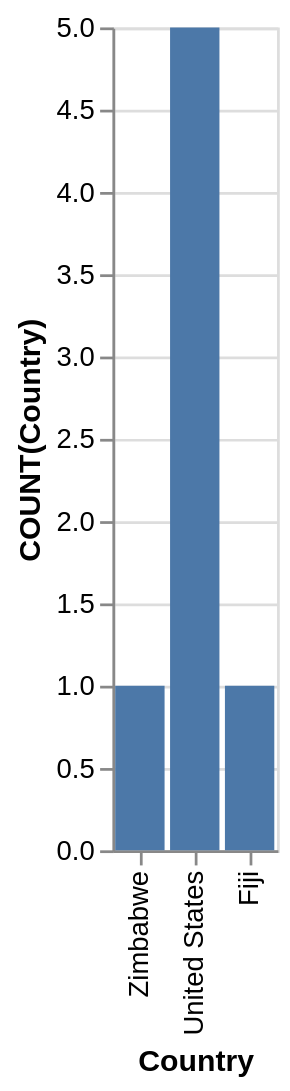

This figure's Vega-Lite source:
### Vega-Lite specification from a JSON file in a GitHub repository (floating-point values rounded to 4 significant figures)
{"data": {"values": [{"x_data": "Zimbabwe", "y_data": 1}, {"x_data": "United States", "y_data": 5}, {"x_data": "Fiji", "y_data": 1}]}, "mark": "bar", "encoding": {"x": {"field": "x_data", "type": "nominal", "title": "Country", "sort": "descending"}, "y": {"field": "y_data", "type": "quantitative", "title": "COUNT(Country)"}}}
